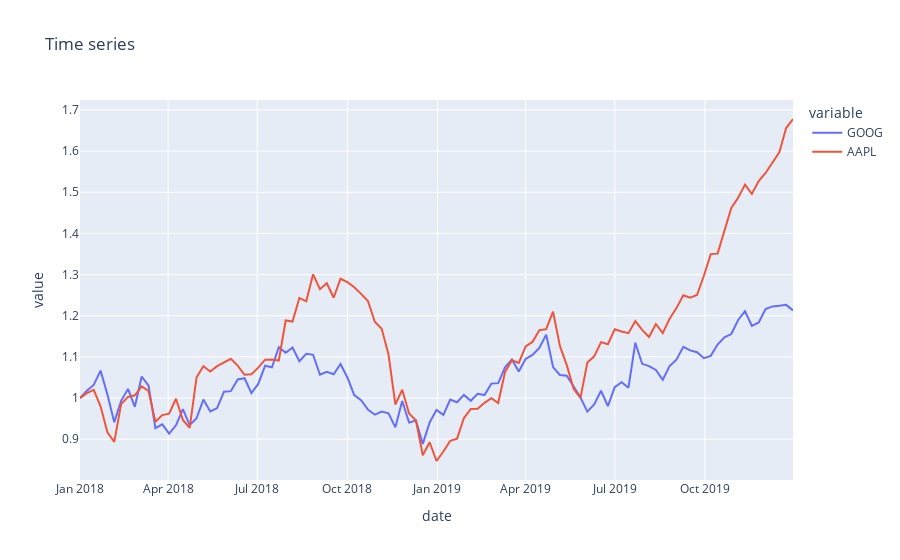

The cell this chart's notebook holds for it:
### Code cell
px.line(stock_data , x = "date" , y = ["GOOG" , "AAPL"] , labels={"x" : "Date" , "y"  : "Price"} , title="Time series ")
